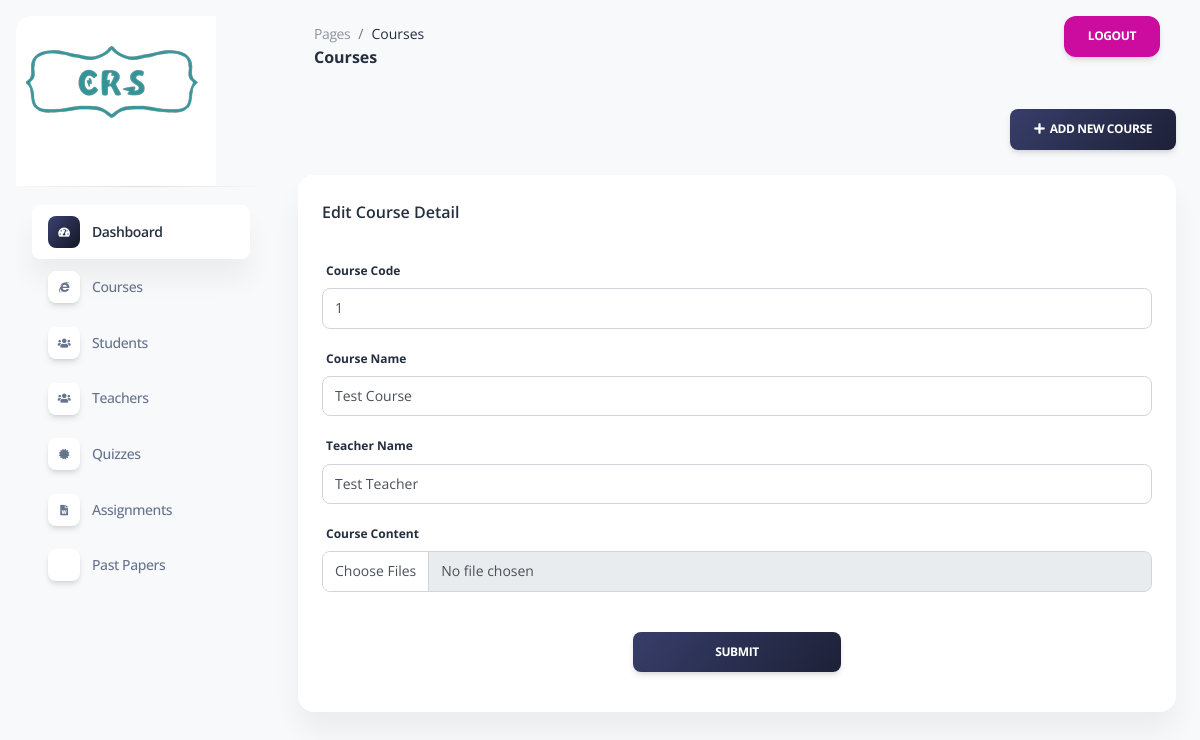
The page /admin/editcourse.php on the database its author committed.
### tables this page shows
CREATE TABLE `course_details` (
  `id` int(30) NOT NULL,
  `coursecode` varchar(255) DEFAULT NULL,
  `coursename` varchar(255) NOT NULL,
  `teachername` varchar(255) NOT NULL,
  `degree` varchar(255) DEFAULT NULL,
  `description` varchar(255) DEFAULT NULL,
  `lecture` longblob DEFAULT NULL,
  `course_image` blob NOT NULL
);

### admin/editcourse.php (the view, shortened to what this page needs)
<?php include("header.php"); ?>
<?php require_once("db.php"); ?>
<?php
  $sql = "SELECT id, coursecode, coursename, teachername, lecture FROM course_details";
  $result = mysqli_query($con, $sql);
  if ($result) {
    while ($row = mysqli_fetch_assoc($result)) {
      $courseCode = $row['coursecode'];
      $courseName = $row['coursename'];
      $teacherName = $row['teachername'];
    }
  }
?>
<nav class="navbar navbar-main navbar-expand-lg px-0 mx-4 shadow-none border-radius-xl" id="navbarBlur" navbar-scroll="true">
  <div class="container-fluid py-1 px-3">
    <nav aria-label="breadcrumb">
      <ol class="breadcrumb bg-transparent mb-0 pb-0 pt-1 px-0 me-sm-6 me-5">
        <li class="breadcrumb-item text-sm"><a class="opacity-5 text-dark" href="javascript:;">Pages</a></li>
        <li class="breadcrumb-item text-sm text-dark active" aria-current="page">Courses</li>
      </ol>
      <h6 class="font-weight-bolder mb-0">Courses</h6>
    </nav>
    <div class="collapse navbar-collapse mt-sm-0 mt-2 me-md-0 me-sm-4" id="navbar">
      <?php  include("navbar.php");?>
    </div>
  </div>
</nav>
<div class="container-fluid py-4">
  <div class="col-md-12 text-right">
    <a class="btn bg-gradient-dark mb-0" href="add-course.php"><i class="fas fa-plus"></i>&nbsp;&nbsp;Add New Course</a>
  </div><br>
  <div class="row">
    <div class="col-12">
      <div class="card mb-4">
        <div class="card-header pb-0">
          <h6>Edit Course Detail</h6>
        </div>
        <div class="card-body px-0 pt-0 pb-2">
          <div class="table-responsive p-0">
            <div class="card-body">
              <form role="form" method="POST" action="<?php echo htmlspecialchars($_SERVER["PHP_SELF"]); ?>" enctype="multipart/form-data">
                <div class="row">
                  <div class="col-xl-12 col-lg-5 col-md-7 mx-auto">
                    <div class="mb-3">
                      <label for="courseCode">Course Code</label>
                      <input type="text" class="form-control" name="courseCode" id="courseCode" aria-label="Course Code" value="<?php echo $courseCode; ?>" required>
                    </div>
                  </div>
                  <div class="col-xl-12 col-lg-5 col-md-7 mx-auto">
                    <div class="mb-3">
                      <label for="courseName">Course Name</label>
                      <input type="text" class="form-control" name="courseName" id="courseName" value="<?php echo $courseName; ?>" aria-label="Course Name" required>
                    </div>
                  </div>
                  <div class="col-xl-12 col-lg-5 col-md-7 mx-auto">
                    <div class="mb-3">
                      <label for="teacherName">Teacher Name</label>
                      <input type="text" class="form-control" name="teacherName" id="teacherName" value="<?php echo $teacherName; ?>" aria-label="Instructor Name" required>
                    </div>
                  </div>
                  <div class="col-xl-12 col-lg-5 col-md-7 mx-auto">
                    <div class="mb-3">
                    <label for="courseContent">Course Content</label>
                      <input type="file" class="form-control" name="courseContent[]" id="courseContent" aria-label="Course Content" multiple required>
                    </div>
                  </div>
                  <div class="col-xl-12 col-lg-5 col-md-7 mx-auto">
                    <div class="text-center">
                      <button type="submit" class="btn bg-gradient-dark w-25 my-4 mb-2">Submit</button>
                    </div>
                  </div>
              </form>
            </div>
          </div>
        </div>
      </div>
    </div>
  </div>
</div>
</main>
</body>
</html>

### rows shown on the page
course_details: courseCode "1", courseName "Test Course", teacherName "Test Teacher"
